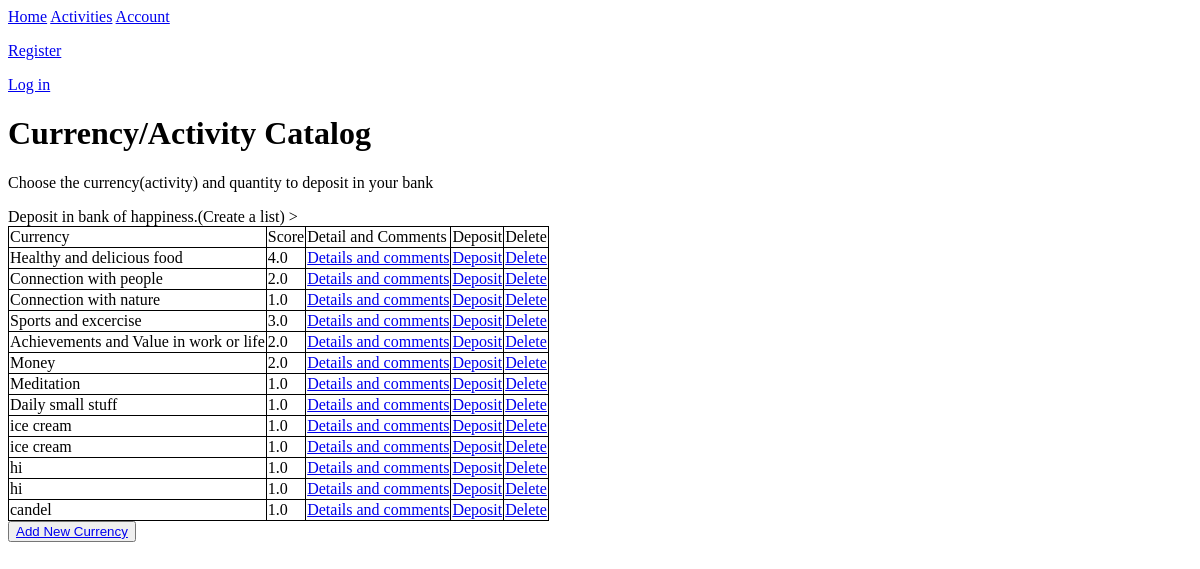
The page /activities on the database as committed earlier.
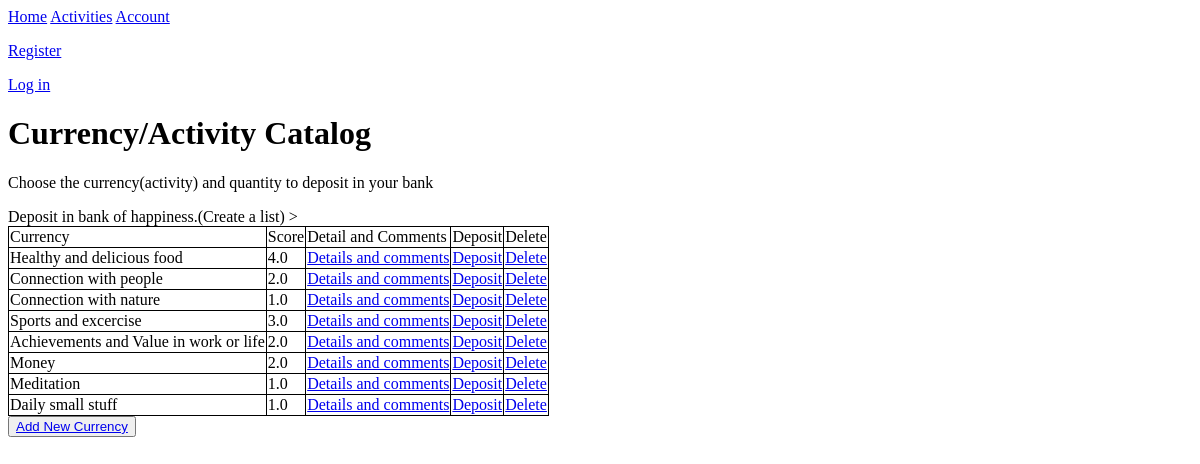
The same page on the database as committed later.
### tables this page shows
CREATE TABLE activities
(
              activity_id INTEGER PRIMARY KEY AUTOINCREMENT,
           
              name TEXT NOT NULL,
              score REAL NOT NULL,
              description TEXT,
              comment TEXT NOT NULL

);

### app.py (the view)
@app.route('/activities')
def activities():
    db = get_db()
    activities = db.execute('''SELECT * FROM activities;''').fetchall()
    return render_template('activities.html', activities=activities)

### app.py (called while the page is built)
@app.before_request
def logged_in_user():
    g.user = session.get('user_id', None)

### database.py (called while the page is built)
def get_db():
    if 'db' not in g:
        g.db = sqlite3.connect(DATABASE, detect_types=sqlite3.PARSE_DECLTYPES)
        g.db.row_factory = sqlite3.Row
    return g.db

### templates/activities.html (shortened to what this page needs)
{% extends 'base.html' %} {% block main_content %}
<h1>Currency/Activity Catalog</h1>
<p>Choose the currency(activity) and quantity to deposit in your bank</p>
Deposit in bank of happiness.(Create a list)
<table>
  <tr>
    <td>Currency</td>
    <td>Score</td>
    <td>Detail and Comments</td>
    <td>Deposit</td>
    <td>Delete</td>
  </tr>
  {% for activity in activities %}
  <tr>
    <td>{{activity['name']}}</td>
    <td>{{activity['score']}}</td>
    <td>
      <a href="{{url_for('activity',activity_id=activity['activity_id'])}}"
        >Details and comments</a
      >
    </td>
    <td>
      <a
        href="{{url_for('add_to_account',activity_id=activity['activity_id'])}}"
        >Deposit</a
      >
    </td>
    <td>
      <a href="{{url_for('delete',activity_id=activity['activity_id'])}}"
        >Delete</a
      >
    </td>
  </tr>
  {% endfor %}
</table>
<button>
  <a href="{{url_for('insert_activities',name=name)}}">Add New Currency</a>
</button>
{{message}} {% endblock %}

### templates/base.html (shortened to what this page needs)
<!DOCTYPE html>
<html lang="en">
  <head>
    <link href="../static/style.css" rel="stylesheet" />
  </head>
  <body>
    <header>
      <a href="{{url_for('index')}}">Home</a>
      <a href="{{url_for('activities')}}">Activities</a>
      <a href="{{url_for('account')}}">Account</a>
      {% if g.user %}
      <p>User id: {{g.user}}</p>
      <p><a href="{{url_for('logout')}}">Log out</a></p>
      {% else %}
      <p><a href="{{url_for('register')}}">Register</a></p>
      <p><a href="{{url_for('login')}}">Log in</a></p>
      {% endif %}
    </header>
  </body>
</html>
{% block main_content %} {% endblock %}

### static/style.css (style rules this page uses)
table { border-collapse: collapse; }
th, td { border: 1px solid black; }

Rows that differ between the two databases and show on the page:
removed activities: name "ice cream", score "1.0"
removed activities: name "ice cream", score "1.0"
removed activities: name "hi", score "1.0"
removed activities: name "hi", score "1.0"
removed activities: name "candel", score "1.0"
